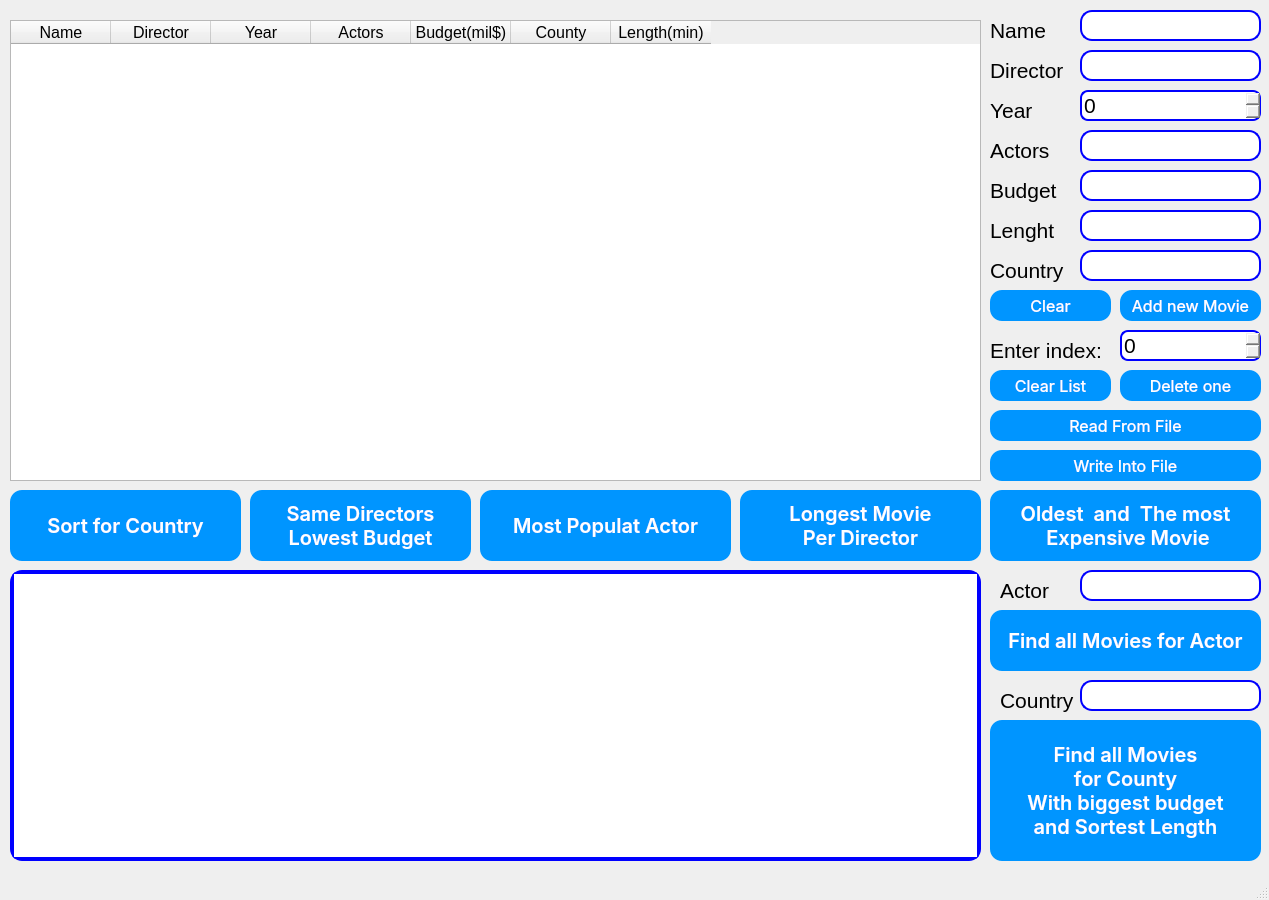
<?xml version="1.0" encoding="UTF-8"?>
<ui version="4.0">
 <class>MainWindow</class>
 <widget class="QMainWindow" name="MainWindow">
  <property name="geometry">
   <rect>
    <x>0</x>
    <y>0</y>
    <width>1269</width>
    <height>900</height>
   </rect>
  </property>
  <property name="windowTitle">
   <string>MainWindow</string>
  </property>
  <widget class="QWidget" name="centralwidget">
   <widget class="QTableWidget" name="tableWidget">
    <property name="geometry">
     <rect>
      <x>10</x>
      <y>20</y>
      <width>971</width>
      <height>461</height>
     </rect>
    </property>
    <property name="font">
     <font>
      <pointsize>10</pointsize>
     </font>
    </property>
    <property name="styleSheet">
     <string notr="true"/>
    </property>
    <column>
     <property name="text">
      <string>Name</string>
     </property>
     <property name="font">
      <font>
       <pointsize>12</pointsize>
      </font>
     </property>
    </column>
    <column>
     <property name="text">
      <string>Director</string>
     </property>
     <property name="font">
      <font>
       <pointsize>12</pointsize>
      </font>
     </property>
    </column>
    <column>
     <property name="text">
      <string>Year</string>
     </property>
     <property name="font">
      <font>
       <pointsize>12</pointsize>
      </font>
     </property>
    </column>
    <column>
     <property name="text">
      <string>Actors</string>
     </property>
     <property name="font">
      <font>
       <pointsize>12</pointsize>
      </font>
     </property>
    </column>
    <column>
     <property name="text">
      <string>Budget(mil$)</string>
     </property>
     <property name="font">
      <font>
       <pointsize>12</pointsize>
      </font>
     </property>
    </column>
    <column>
     <property name="text">
      <string>County</string>
     </property>
     <property name="font">
      <font>
       <pointsize>12</pointsize>
      </font>
     </property>
    </column>
    <column>
     <property name="text">
      <string>Length(min)</string>
     </property>
     <property name="font">
      <font>
       <pointsize>12</pointsize>
      </font>
     </property>
    </column>
   </widget>
   <widget class="QLabel" name="label">
    <property name="geometry">
     <rect>
      <x>990</x>
      <y>10</y>
      <width>61</width>
      <height>41</height>
     </rect>
    </property>
    <property name="font">
     <font>
      <pointsize>16</pointsize>
     </font>
    </property>
    <property name="text">
     <string>Name</string>
    </property>
   </widget>
   <widget class="QLineEdit" name="nameLineEdit">
    <property name="geometry">
     <rect>
      <x>1080</x>
      <y>10</y>
      <width>181</width>
      <height>31</height>
     </rect>
    </property>
    <property name="font">
     <font>
      <pointsize>16</pointsize>
     </font>
    </property>
    <property name="styleSheet">
     <string notr="true">
  border: 2px solid blue;;
  border-radius: 12px;
</string>
    </property>
   </widget>
   <widget class="QLineEdit" name="directorLineEdit">
    <property name="geometry">
     <rect>
      <x>1080</x>
      <y>50</y>
      <width>181</width>
      <height>31</height>
     </rect>
    </property>
    <property name="font">
     <font>
      <pointsize>16</pointsize>
     </font>
    </property>
    <property name="styleSheet">
     <string notr="true">
  border: 2px solid blue;;
  border-radius: 12px;
</string>
    </property>
   </widget>
   <widget class="QLabel" name="label_2">
    <property name="geometry">
     <rect>
      <x>990</x>
      <y>50</y>
      <width>81</width>
      <height>41</height>
     </rect>
    </property>
    <property name="font">
     <font>
      <pointsize>16</pointsize>
     </font>
    </property>
    <property name="text">
     <string>Director</string>
    </property>
   </widget>
   <widget class="QLabel" name="label_3">
    <property name="geometry">
     <rect>
      <x>990</x>
      <y>90</y>
      <width>51</width>
      <height>41</height>
     </rect>
    </property>
    <property name="font">
     <font>
      <pointsize>16</pointsize>
     </font>
    </property>
    <property name="text">
     <string>Year</string>
    </property>
   </widget>
   <widget class="QLineEdit" name="actorsLineEdit">
    <property name="geometry">
     <rect>
      <x>1080</x>
      <y>130</y>
      <width>181</width>
      <height>31</height>
     </rect>
    </property>
    <property name="font">
     <font>
      <pointsize>16</pointsize>
     </font>
    </property>
    <property name="styleSheet">
     <string notr="true">
  border: 2px solid blue;;
  border-radius: 12px;
</string>
    </property>
   </widget>
   <widget class="QLabel" name="label_4">
    <property name="geometry">
     <rect>
      <x>990</x>
      <y>130</y>
      <width>61</width>
      <height>41</height>
     </rect>
    </property>
    <property name="font">
     <font>
      <pointsize>16</pointsize>
     </font>
    </property>
    <property name="text">
     <string>Actors</string>
    </property>
   </widget>
   <widget class="QLineEdit" name="budgetLineEdit">
    <property name="geometry">
     <rect>
      <x>1080</x>
      <y>170</y>
      <width>181</width>
      <height>31</height>
     </rect>
    </property>
    <property name="font">
     <font>
      <pointsize>16</pointsize>
     </font>
    </property>
    <property name="styleSheet">
     <string notr="true">
  border: 2px solid blue;;
  border-radius: 12px;
</string>
    </property>
   </widget>
   <widget class="QLabel" name="label_5">
    <property name="geometry">
     <rect>
      <x>990</x>
      <y>170</y>
      <width>71</width>
      <height>41</height>
     </rect>
    </property>
    <property name="font">
     <font>
      <pointsize>16</pointsize>
     </font>
    </property>
    <property name="text">
     <string>Budget</string>
    </property>
   </widget>
   <widget class="QLineEdit" name="lengthLineEdit">
    <property name="geometry">
     <rect>
      <x>1080</x>
      <y>210</y>
      <width>181</width>
      <height>31</height>
     </rect>
    </property>
    <property name="font">
     <font>
      <pointsize>16</pointsize>
     </font>
    </property>
    <property name="styleSheet">
     <string notr="true">
  border: 2px solid blue;;
  border-radius: 12px;
</string>
    </property>
   </widget>
   <widget class="QLabel" name="label_6">
    <property name="geometry">
     <rect>
      <x>990</x>
      <y>210</y>
      <width>71</width>
      <height>41</height>
     </rect>
    </property>
    <property name="font">
     <font>
      <pointsize>16</pointsize>
     </font>
    </property>
    <property name="text">
     <string>Lenght</string>
    </property>
   </widget>
   <widget class="QSpinBox" name="yearSpinBox">
    <property name="geometry">
     <rect>
      <x>1080</x>
      <y>90</y>
      <width>181</width>
      <height>31</height>
     </rect>
    </property>
    <property name="font">
     <font>
      <pointsize>16</pointsize>
     </font>
    </property>
    <property name="styleSheet">
     <string notr="true">
  border: 2px solid blue;;
  border-radius: 8px;
</string>
    </property>
   </widget>
   <widget class="QPushButton" name="addMovieButton">
    <property name="geometry">
     <rect>
      <x>1120</x>
      <y>290</y>
      <width>141</width>
      <height>31</height>
     </rect>
    </property>
    <property name="font">
     <font>
      <family>-apple-system</family>
      <pointsize>-1</pointsize>
      <weight>50</weight>
      <bold>false</bold>
      <underline>false</underline>
      <strikeout>false</strikeout>
     </font>
    </property>
    <property name="styleSheet">
     <string notr="true">
QPushButton {
  background-color: #0095ff;
 border-radius: 12px;
  border-style: none;
  box-shadow: rgba(255, 255, 255, .4) 0 1px 0 0 inset;
  box-sizing: border-box;
  color: #fff;
  cursor: pointer;
  display: inline-block;
  font-family: -apple-system,system-ui,&quot;Segoe UI&quot;,&quot;Liberation Sans&quot;,sans-serif;
  font-size: 16px;
  font-weight: 400;
  line-height: 1.15385;
  margin: 0;
  outline: none;
  padding: 8px .8em;
  position: relative;
  text-align: center;
  text-decoration: none;
  user-select: none;
  -webkit-user-select: none;
  touch-action: manipulation;
  vertical-align: baseline;
  white-space: nowrap;
}

QPushButton:hover,
QPushButton:focus {
  background-color: #07c;
}

QPushButton:focus {
  box-shadow: 0 0 0 4px rgba(0, 149, 255, .15);
}

QPushButton:pressed {
  background-color: #0064bd;
  box-shadow: none;
}</string>
    </property>
    <property name="text">
     <string>Add new Movie</string>
    </property>
   </widget>
   <widget class="QPushButton" name="clearButton">
    <property name="geometry">
     <rect>
      <x>990</x>
      <y>290</y>
      <width>121</width>
      <height>31</height>
     </rect>
    </property>
    <property name="font">
     <font>
      <family>-apple-system</family>
      <pointsize>-1</pointsize>
      <weight>50</weight>
      <bold>false</bold>
      <underline>false</underline>
      <strikeout>false</strikeout>
     </font>
    </property>
    <property name="styleSheet">
     <string notr="true">
QPushButton {
  background-color: #0095ff;
 border-radius: 12px;
  border-style: none;
  box-shadow: rgba(255, 255, 255, .4) 0 1px 0 0 inset;
  box-sizing: border-box;
  color: #fff;
  cursor: pointer;
  display: inline-block;
  font-family: -apple-system,system-ui,&quot;Segoe UI&quot;,&quot;Liberation Sans&quot;,sans-serif;
  font-size: 16px;
  font-weight: 400;
  line-height: 1.15385;
  margin: 0;
  outline: none;
  padding: 8px .8em;
  position: relative;
  text-align: center;
  text-decoration: none;
  user-select: none;
  -webkit-user-select: none;
  touch-action: manipulation;
  vertical-align: baseline;
  white-space: nowrap;
}

QPushButton:hover,
QPushButton:focus {
  background-color: #07c;
}

QPushButton:focus {
  box-shadow: 0 0 0 4px rgba(0, 149, 255, .15);
}

QPushButton:pressed {
  background-color: #0064bd;
  box-shadow: none;
}</string>
    </property>
    <property name="text">
     <string>Clear</string>
    </property>
   </widget>
   <widget class="QPushButton" name="sortButton">
    <property name="geometry">
     <rect>
      <x>10</x>
      <y>490</y>
      <width>231</width>
      <height>71</height>
     </rect>
    </property>
    <property name="font">
     <font>
      <family>-apple-system</family>
      <pointsize>-1</pointsize>
      <weight>62</weight>
      <bold>true</bold>
      <underline>false</underline>
      <strikeout>false</strikeout>
     </font>
    </property>
    <property name="styleSheet">
     <string notr="true">
QPushButton {
  background-color: #0095ff;
 border-radius: 12px;
  border-style: none;
  box-shadow: rgba(255, 255, 255, .4) 0 1px 0 0 inset;
  box-sizing: border-box;
  color: #fff;
  cursor: pointer;
  display: inline-block;
  font-family: -apple-system,system-ui,&quot;Segoe UI&quot;,&quot;Liberation Sans&quot;,sans-serif;
  font-size: 20px;
  font-weight: 500;
  line-height: 1.15385;
  margin: 0;
  outline: none;
  padding: 8px .8em;
  position: relative;
  text-align: center;
  text-decoration: none;
  user-select: none;
  -webkit-user-select: none;
  touch-action: manipulation;
  vertical-align: baseline;
  white-space: nowrap;
}

QPushButton:hover,
QPushButton:focus {
  background-color: #07c;
}

QPushButton:focus {
  box-shadow: 0 0 0 4px rgba(0, 149, 255, .15);
}

QPushButton:pressed {
  background-color: #0064bd;
  box-shadow: none;
}</string>
    </property>
    <property name="text">
     <string>Sort for Country</string>
    </property>
   </widget>
   <widget class="QPushButton" name="sameDirLowBudButton">
    <property name="geometry">
     <rect>
      <x>250</x>
      <y>490</y>
      <width>221</width>
      <height>71</height>
     </rect>
    </property>
    <property name="font">
     <font>
      <family>-apple-system</family>
      <pointsize>-1</pointsize>
      <weight>62</weight>
      <bold>true</bold>
      <underline>false</underline>
      <strikeout>false</strikeout>
     </font>
    </property>
    <property name="styleSheet">
     <string notr="true">
QPushButton {
  background-color: #0095ff;
 border-radius: 12px;
  border-style: none;
  box-shadow: rgba(255, 255, 255, .4) 0 1px 0 0 inset;
  box-sizing: border-box;
  color: #fff;
  cursor: pointer;
  display: inline-block;
  font-family: -apple-system,system-ui,&quot;Segoe UI&quot;,&quot;Liberation Sans&quot;,sans-serif;
  font-size: 20px;
  font-weight: 500;
  line-height: 1.15385;
  margin: 0;
  outline: none;
  padding: 8px .8em;
  position: relative;
  text-align: center;
  text-decoration: none;
  user-select: none;
  -webkit-user-select: none;
  touch-action: manipulation;
  vertical-align: baseline;
  white-space: nowrap;
}

QPushButton:hover,
QPushButton:focus {
  background-color: #07c;
}

QPushButton:focus {
  box-shadow: 0 0 0 4px rgba(0, 149, 255, .15);
}

QPushButton:pressed {
  background-color: #0064bd;
  box-shadow: none;
}</string>
    </property>
    <property name="text">
     <string>Same Directors
Lowest Budget</string>
    </property>
   </widget>
   <widget class="QPushButton" name="mostPopularActorButton">
    <property name="geometry">
     <rect>
      <x>480</x>
      <y>490</y>
      <width>251</width>
      <height>71</height>
     </rect>
    </property>
    <property name="font">
     <font>
      <family>-apple-system</family>
      <pointsize>-1</pointsize>
      <weight>62</weight>
      <bold>true</bold>
      <underline>false</underline>
      <strikeout>false</strikeout>
     </font>
    </property>
    <property name="styleSheet">
     <string notr="true">
QPushButton {
  background-color: #0095ff;
 border-radius: 12px;
  border-style: none;
  box-shadow: rgba(255, 255, 255, .4) 0 1px 0 0 inset;
  box-sizing: border-box;
  color: #fff;
  cursor: pointer;
  display: inline-block;
  font-family: -apple-system,system-ui,&quot;Segoe UI&quot;,&quot;Liberation Sans&quot;,sans-serif;
  font-size: 20px;
  font-weight: 500;
  line-height: 1.15385;
  margin: 0;
  outline: none;
  padding: 8px .8em;
  position: relative;
  text-align: center;
  text-decoration: none;
  user-select: none;
  -webkit-user-select: none;
  touch-action: manipulation;
  vertical-align: baseline;
  white-space: nowrap;
}

QPushButton:hover,
QPushButton:focus {
  background-color: #07c;
}

QPushButton:focus {
  box-shadow: 0 0 0 4px rgba(0, 149, 255, .15);
}

QPushButton:pressed {
  background-color: #0064bd;
  box-shadow: none;
}</string>
    </property>
    <property name="text">
     <string>Most Populat Actor</string>
    </property>
   </widget>
   <widget class="QPlainTextEdit" name="plainTextEdit">
    <property name="geometry">
     <rect>
      <x>10</x>
      <y>570</y>
      <width>971</width>
      <height>291</height>
     </rect>
    </property>
    <property name="font">
     <font>
      <pointsize>16</pointsize>
     </font>
    </property>
    <property name="styleSheet">
     <string notr="true">
  border: 4px solid blue;;
  border-radius: 12px;
</string>
    </property>
   </widget>
   <widget class="QPushButton" name="longestMoviePerDirButton">
    <property name="geometry">
     <rect>
      <x>740</x>
      <y>490</y>
      <width>241</width>
      <height>71</height>
     </rect>
    </property>
    <property name="font">
     <font>
      <family>-apple-system</family>
      <pointsize>-1</pointsize>
      <weight>62</weight>
      <bold>true</bold>
      <underline>false</underline>
      <strikeout>false</strikeout>
     </font>
    </property>
    <property name="styleSheet">
     <string notr="true">
QPushButton {
  background-color: #0095ff;
 border-radius: 12px;
  border-style: none;
  box-shadow: rgba(255, 255, 255, .4) 0 1px 0 0 inset;
  box-sizing: border-box;
  color: #fff;
  cursor: pointer;
  display: inline-block;
  font-family: -apple-system,system-ui,&quot;Segoe UI&quot;,&quot;Liberation Sans&quot;,sans-serif;
  font-size: 20px;
  font-weight: 500;
  line-height: 1.15385;
  margin: 0;
  outline: none;
  padding: 8px .8em;
  position: relative;
  text-align: center;
  text-decoration: none;
  user-select: none;
  -webkit-user-select: none;
  touch-action: manipulation;
  vertical-align: baseline;
  white-space: nowrap;
}

QPushButton:hover,
QPushButton:focus {
  background-color: #07c;
}

QPushButton:focus {
  box-shadow: 0 0 0 4px rgba(0, 149, 255, .15);
}

QPushButton:pressed {
  background-color: #0064bd;
  box-shadow: none;
}</string>
    </property>
    <property name="text">
     <string>Longest Movie
Per Director</string>
    </property>
   </widget>
   <widget class="QPushButton" name="allMoviedByActorButton">
    <property name="geometry">
     <rect>
      <x>990</x>
      <y>610</y>
      <width>271</width>
      <height>61</height>
     </rect>
    </property>
    <property name="font">
     <font>
      <family>-apple-system</family>
      <pointsize>-1</pointsize>
      <weight>62</weight>
      <bold>true</bold>
      <underline>false</underline>
      <strikeout>false</strikeout>
     </font>
    </property>
    <property name="styleSheet">
     <string notr="true">
QPushButton {
  background-color: #0095ff;
 border-radius: 12px;
  border-style: none;
  box-shadow: rgba(255, 255, 255, .4) 0 1px 0 0 inset;
  box-sizing: border-box;
  color: #fff;
  cursor: pointer;
  display: inline-block;
  font-family: -apple-system,system-ui,&quot;Segoe UI&quot;,&quot;Liberation Sans&quot;,sans-serif;
  font-size: 20px;
  font-weight: 500;
  line-height: 1.15385;
  margin: 0;
  outline: none;
  padding: 8px .8em;
  position: relative;
  text-align: center;
  text-decoration: none;
  user-select: none;
  -webkit-user-select: none;
  touch-action: manipulation;
  vertical-align: baseline;
  white-space: nowrap;
}

QPushButton:hover,
QPushButton:focus {
  background-color: #07c;
}

QPushButton:focus {
  box-shadow: 0 0 0 4px rgba(0, 149, 255, .15);
}

QPushButton:pressed {
  background-color: #0064bd;
  box-shadow: none;
}</string>
    </property>
    <property name="text">
     <string>Find all Movies for Actor</string>
    </property>
   </widget>
   <widget class="QLabel" name="label_7">
    <property name="geometry">
     <rect>
      <x>1000</x>
      <y>570</y>
      <width>51</width>
      <height>41</height>
     </rect>
    </property>
    <property name="font">
     <font>
      <pointsize>16</pointsize>
     </font>
    </property>
    <property name="text">
     <string>Actor</string>
    </property>
   </widget>
   <widget class="QLineEdit" name="searchActorLineEidt">
    <property name="geometry">
     <rect>
      <x>1080</x>
      <y>570</y>
      <width>181</width>
      <height>31</height>
     </rect>
    </property>
    <property name="font">
     <font>
      <pointsize>16</pointsize>
     </font>
    </property>
    <property name="styleSheet">
     <string notr="true">
  border: 2px solid blue;;
  border-radius: 12px;
</string>
    </property>
   </widget>
   <widget class="QLabel" name="label_8">
    <property name="geometry">
     <rect>
      <x>990</x>
      <y>250</y>
      <width>81</width>
      <height>41</height>
     </rect>
    </property>
    <property name="font">
     <font>
      <pointsize>16</pointsize>
     </font>
    </property>
    <property name="text">
     <string>Country</string>
    </property>
   </widget>
   <widget class="QLineEdit" name="countryLineEdit">
    <property name="geometry">
     <rect>
      <x>1080</x>
      <y>250</y>
      <width>181</width>
      <height>31</height>
     </rect>
    </property>
    <property name="font">
     <font>
      <pointsize>16</pointsize>
     </font>
    </property>
    <property name="styleSheet">
     <string notr="true">
  border: 2px solid blue;;
  border-radius: 12px;
</string>
    </property>
   </widget>
   <widget class="QPushButton" name="longesAndMostExpensiveButton">
    <property name="geometry">
     <rect>
      <x>990</x>
      <y>490</y>
      <width>271</width>
      <height>71</height>
     </rect>
    </property>
    <property name="font">
     <font>
      <family>-apple-system</family>
      <pointsize>-1</pointsize>
      <weight>62</weight>
      <bold>true</bold>
      <underline>false</underline>
      <strikeout>false</strikeout>
     </font>
    </property>
    <property name="styleSheet">
     <string notr="true">
QPushButton {
  background-color: #0095ff;
 border-radius: 12px;
  border-style: none;
  box-shadow: rgba(255, 255, 255, .4) 0 1px 0 0 inset;
  box-sizing: border-box;
  color: #fff;
  cursor: pointer;
  display: inline-block;
  font-family: -apple-system,system-ui,&quot;Segoe UI&quot;,&quot;Liberation Sans&quot;,sans-serif;
  font-size: 20px;
  font-weight: 500;
  line-height: 1.15385;
  margin: 0;
  outline: none;
  padding: 8px .8em;
  position: relative;
  text-align: center;
  text-decoration: none;
  user-select: none;
  -webkit-user-select: none;
  touch-action: manipulation;
  vertical-align: baseline;
  white-space: nowrap;
}

QPushButton:hover,
QPushButton:focus {
  background-color: #07c;
}

QPushButton:focus {
  box-shadow: 0 0 0 4px rgba(0, 149, 255, .15);
}

QPushButton:pressed {
  background-color: #0064bd;
  box-shadow: none;
}</string>
    </property>
    <property name="text">
     <string>Oldest  and  The most
 Expensive Movie</string>
    </property>
   </widget>
   <widget class="QLabel" name="label_9">
    <property name="geometry">
     <rect>
      <x>1000</x>
      <y>680</y>
      <width>141</width>
      <height>41</height>
     </rect>
    </property>
    <property name="font">
     <font>
      <pointsize>16</pointsize>
     </font>
    </property>
    <property name="text">
     <string>Country</string>
    </property>
   </widget>
   <widget class="QLineEdit" name="searchCountryLineEdit">
    <property name="geometry">
     <rect>
      <x>1080</x>
      <y>680</y>
      <width>181</width>
      <height>31</height>
     </rect>
    </property>
    <property name="font">
     <font>
      <pointsize>16</pointsize>
     </font>
    </property>
    <property name="styleSheet">
     <string notr="true">
  border: 2px solid blue;;
  border-radius: 12px;
</string>
    </property>
   </widget>
   <widget class="QPushButton" name="mostExpensiveAndShortestButton">
    <property name="geometry">
     <rect>
      <x>990</x>
      <y>720</y>
      <width>271</width>
      <height>141</height>
     </rect>
    </property>
    <property name="font">
     <font>
      <family>-apple-system</family>
      <pointsize>-1</pointsize>
      <weight>62</weight>
      <bold>true</bold>
      <underline>false</underline>
      <strikeout>false</strikeout>
     </font>
    </property>
    <property name="styleSheet">
     <string notr="true">
QPushButton {
  background-color: #0095ff;
 border-radius: 12px;
  border-style: none;
  box-shadow: rgba(255, 255, 255, .4) 0 1px 0 0 inset;
  box-sizing: border-box;
  color: #fff;
  cursor: pointer;
  display: inline-block;
  font-family: -apple-system,system-ui,&quot;Segoe UI&quot;,&quot;Liberation Sans&quot;,sans-serif;
  font-size: 20px;
  font-weight: 500;
  line-height: 1.15385;
  margin: 0;
  outline: none;
  padding: 8px .8em;
  position: relative;
  text-align: center;
  text-decoration: none;
  user-select: none;
  -webkit-user-select: none;
  touch-action: manipulation;
  vertical-align: baseline;
  white-space: nowrap;
}

QPushButton:hover,
QPushButton:focus {
  background-color: #07c;
}

QPushButton:focus {
  box-shadow: 0 0 0 4px rgba(0, 149, 255, .15);
}

QPushButton:pressed {
  background-color: #0064bd;
  box-shadow: none;
}</string>
    </property>
    <property name="text">
     <string>Find all Movies 
for County
With biggest budget 
and Sortest Length</string>
    </property>
   </widget>
   <widget class="QPushButton" name="readFromFileButton">
    <property name="geometry">
     <rect>
      <x>990</x>
      <y>410</y>
      <width>271</width>
      <height>31</height>
     </rect>
    </property>
    <property name="font">
     <font>
      <family>-apple-system</family>
      <pointsize>-1</pointsize>
      <weight>50</weight>
      <bold>false</bold>
      <underline>false</underline>
      <strikeout>false</strikeout>
     </font>
    </property>
    <property name="styleSheet">
     <string notr="true">
QPushButton {
  background-color: #0095ff;
 border-radius: 12px;
  border-style: none;
  box-shadow: rgba(255, 255, 255, .4) 0 1px 0 0 inset;
  box-sizing: border-box;
  color: #fff;
  cursor: pointer;
  display: inline-block;
  font-family: -apple-system,system-ui,&quot;Segoe UI&quot;,&quot;Liberation Sans&quot;,sans-serif;
  font-size: 16px;
  font-weight: 400;
  line-height: 1.15385;
  margin: 0;
  outline: none;
  padding: 8px .8em;
  position: relative;
  text-align: center;
  text-decoration: none;
  user-select: none;
  -webkit-user-select: none;
  touch-action: manipulation;
  vertical-align: baseline;
  white-space: nowrap;
}

QPushButton:hover,
QPushButton:focus {
  background-color: #07c;
}

QPushButton:focus {
  box-shadow: 0 0 0 4px rgba(0, 149, 255, .15);
}

QPushButton:pressed {
  background-color: #0064bd;
  box-shadow: none;
}</string>
    </property>
    <property name="text">
     <string>Read From File</string>
    </property>
   </widget>
   <widget class="QPushButton" name="writeIntoFileButton">
    <property name="geometry">
     <rect>
      <x>990</x>
      <y>450</y>
      <width>271</width>
      <height>31</height>
     </rect>
    </property>
    <property name="font">
     <font>
      <family>-apple-system</family>
      <pointsize>-1</pointsize>
      <weight>50</weight>
      <bold>false</bold>
      <underline>false</underline>
      <strikeout>false</strikeout>
     </font>
    </property>
    <property name="styleSheet">
     <string notr="true">
QPushButton {
  background-color: #0095ff;
 border-radius: 12px;
  border-style: none;
  box-shadow: rgba(255, 255, 255, .4) 0 1px 0 0 inset;
  box-sizing: border-box;
  color: #fff;
  cursor: pointer;
  display: inline-block;
  font-family: -apple-system,system-ui,&quot;Segoe UI&quot;,&quot;Liberation Sans&quot;,sans-serif;
  font-size: 16px;
  font-weight: 400;
  line-height: 1.15385;
  margin: 0;
  outline: none;
  padding: 8px .8em;
  position: relative;
  text-align: center;
  text-decoration: none;
  user-select: none;
  -webkit-user-select: none;
  touch-action: manipulation;
  vertical-align: baseline;
  white-space: nowrap;
}

QPushButton:hover,
QPushButton:focus {
  background-color: #07c;
}

QPushButton:focus {
  box-shadow: 0 0 0 4px rgba(0, 149, 255, .15);
}

QPushButton:pressed {
  background-color: #0064bd;
  box-shadow: none;
}</string>
    </property>
    <property name="text">
     <string>Write Into File</string>
    </property>
   </widget>
   <widget class="QPushButton" name="clearListButton">
    <property name="geometry">
     <rect>
      <x>990</x>
      <y>370</y>
      <width>121</width>
      <height>31</height>
     </rect>
    </property>
    <property name="font">
     <font>
      <family>-apple-system</family>
      <pointsize>-1</pointsize>
      <weight>50</weight>
      <bold>false</bold>
      <underline>false</underline>
      <strikeout>false</strikeout>
     </font>
    </property>
    <property name="styleSheet">
     <string notr="true">
QPushButton {
  background-color: #0095ff;
 border-radius: 12px;
  border-style: none;
  box-shadow: rgba(255, 255, 255, .4) 0 1px 0 0 inset;
  box-sizing: border-box;
  color: #fff;
  cursor: pointer;
  display: inline-block;
  font-family: -apple-system,system-ui,&quot;Segoe UI&quot;,&quot;Liberation Sans&quot;,sans-serif;
  font-size: 16px;
  font-weight: 400;
  line-height: 1.15385;
  margin: 0;
  outline: none;
  padding: 8px .8em;
  position: relative;
  text-align: center;
  text-decoration: none;
  user-select: none;
  -webkit-user-select: none;
  touch-action: manipulation;
  vertical-align: baseline;
  white-space: nowrap;
}

QPushButton:hover,
QPushButton:focus {
  background-color: #07c;
}

QPushButton:focus {
  box-shadow: 0 0 0 4px rgba(0, 149, 255, .15);
}

QPushButton:pressed {
  background-color: #0064bd;
  box-shadow: none;
}</string>
    </property>
    <property name="text">
     <string>Clear List</string>
    </property>
   </widget>
   <widget class="QLabel" name="label_10">
    <property name="geometry">
     <rect>
      <x>990</x>
      <y>330</y>
      <width>121</width>
      <height>41</height>
     </rect>
    </property>
    <property name="font">
     <font>
      <pointsize>16</pointsize>
     </font>
    </property>
    <property name="text">
     <string>Enter index:</string>
    </property>
   </widget>
   <widget class="QPushButton" name="deleteButton">
    <property name="geometry">
     <rect>
      <x>1120</x>
      <y>370</y>
      <width>141</width>
      <height>31</height>
     </rect>
    </property>
    <property name="font">
     <font>
      <family>-apple-system</family>
      <pointsize>-1</pointsize>
      <weight>50</weight>
      <bold>false</bold>
      <underline>false</underline>
      <strikeout>false</strikeout>
     </font>
    </property>
    <property name="styleSheet">
     <string notr="true">
QPushButton {
  background-color: #0095ff;
 border-radius: 12px;
  border-style: none;
  box-shadow: rgba(255, 255, 255, .4) 0 1px 0 0 inset;
  box-sizing: border-box;
  color: #fff;
  cursor: pointer;
  display: inline-block;
  font-family: -apple-system,system-ui,&quot;Segoe UI&quot;,&quot;Liberation Sans&quot;,sans-serif;
  font-size: 16px;
  font-weight: 400;
  line-height: 1.15385;
  margin: 0;
  outline: none;
  padding: 8px .8em;
  position: relative;
  text-align: center;
  text-decoration: none;
  user-select: none;
  -webkit-user-select: none;
  touch-action: manipulation;
  vertical-align: baseline;
  white-space: nowrap;
}

QPushButton:hover,
QPushButton:focus {
  background-color: #07c;
}

QPushButton:focus {
  box-shadow: 0 0 0 4px rgba(0, 149, 255, .15);
}

QPushButton:pressed {
  background-color: #0064bd;
  box-shadow: none;
}</string>
    </property>
    <property name="text">
     <string>Delete one</string>
    </property>
   </widget>
   <widget class="QSpinBox" name="indexSpinBox">
    <property name="geometry">
     <rect>
      <x>1120</x>
      <y>330</y>
      <width>141</width>
      <height>31</height>
     </rect>
    </property>
    <property name="font">
     <font>
      <pointsize>16</pointsize>
     </font>
    </property>
    <property name="styleSheet">
     <string notr="true">
  border: 2px solid blue;;
  border-radius: 8px;
</string>
    </property>
   </widget>
  </widget>
  <widget class="QMenuBar" name="menubar">
   <property name="geometry">
    <rect>
     <x>0</x>
     <y>0</y>
     <width>1269</width>
     <height>20</height>
    </rect>
   </property>
  </widget>
  <widget class="QStatusBar" name="statusbar"/>
 </widget>
 <resources/>
 <connections/>
</ui>
